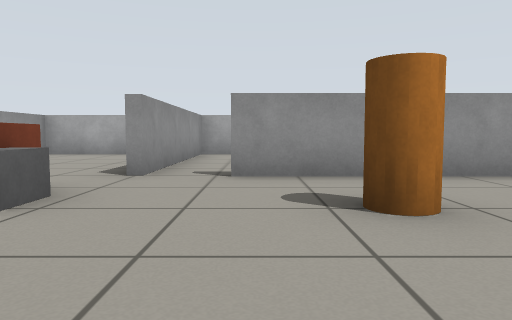
view 1 (above)

17 first-person views from a walk through a robot-simulator world made for Gazebo. The camera is 0.51 m above the floor, tilts 4° down and sees 70° across. The floor is counted in squares, 1 m on a side. Each view is taken from the middle of a square. On the plan, view 1 faces up. The plan holds only what a view shows up to about 9 squares ahead; the rest is blank.

view 2
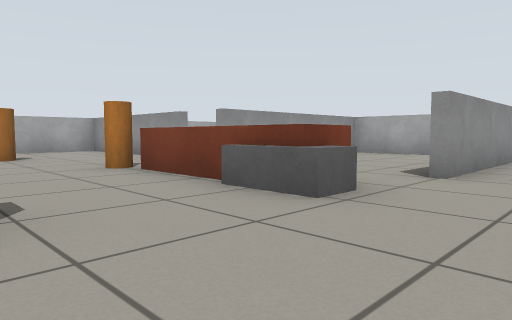

view 3
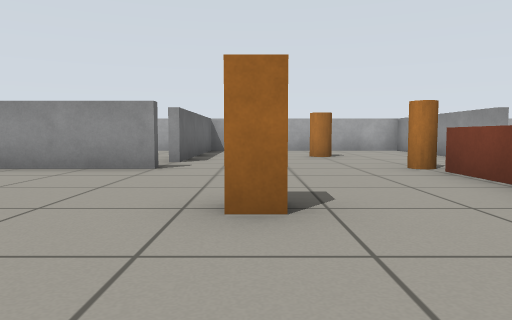

view 4
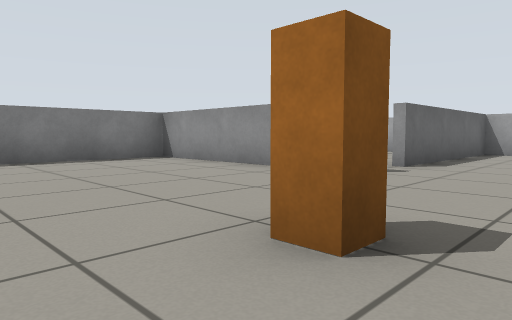

view 5
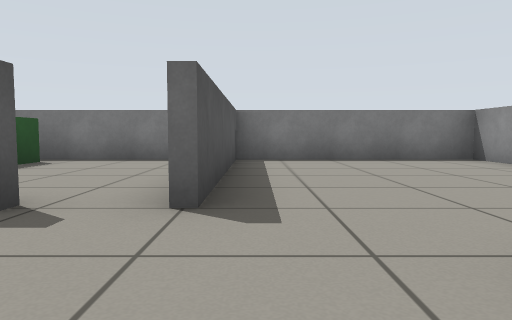

view 6
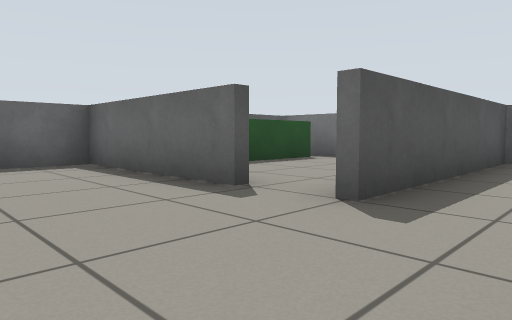

view 7
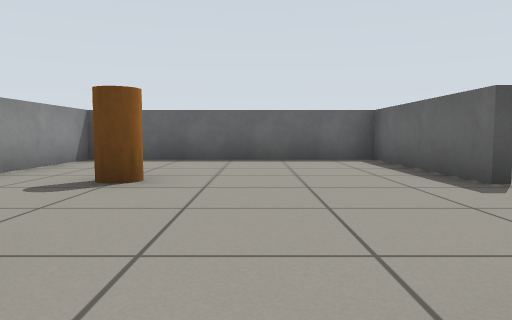

view 8
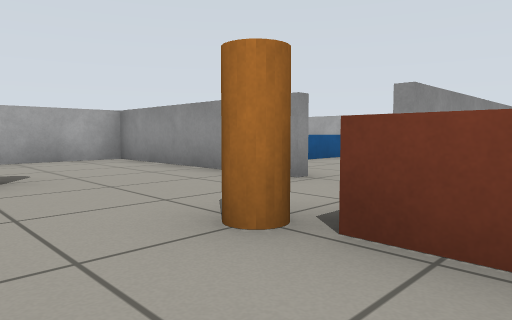

view 9
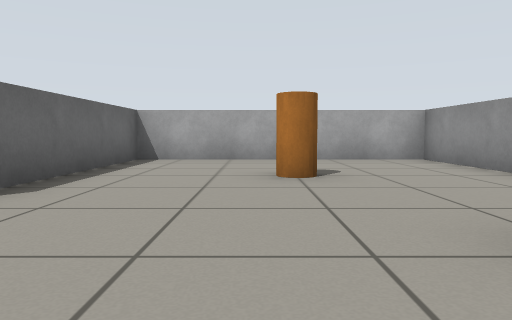

view 10
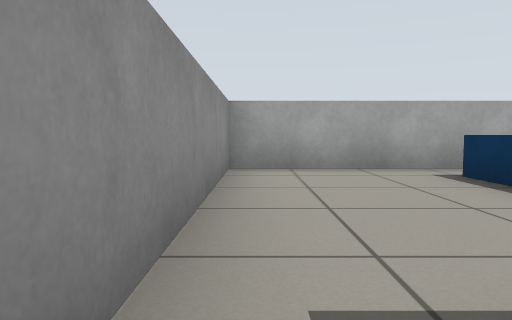

view 11
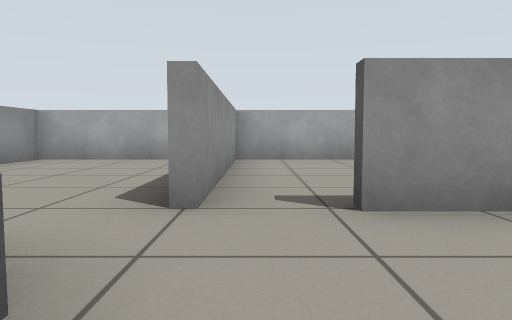

view 12
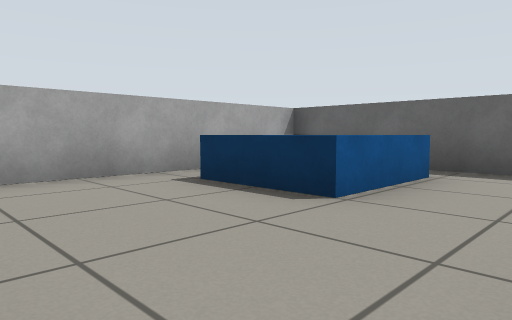

view 13
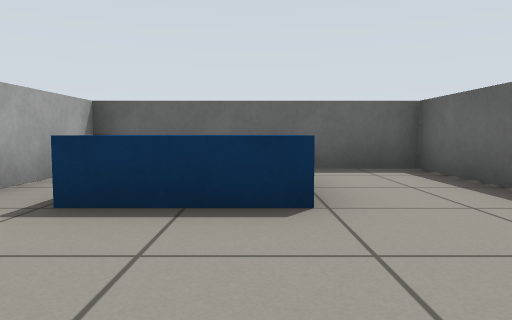

view 14
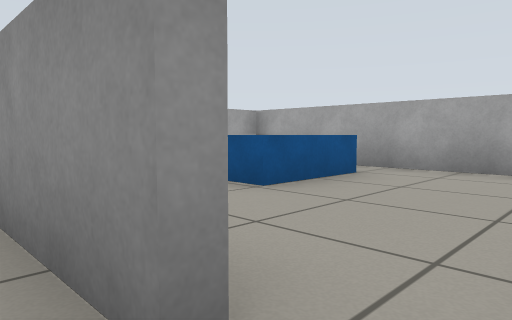

view 15
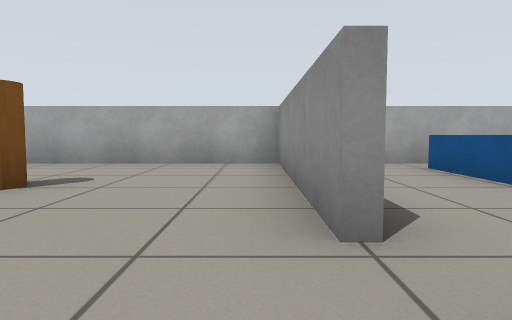

view 16
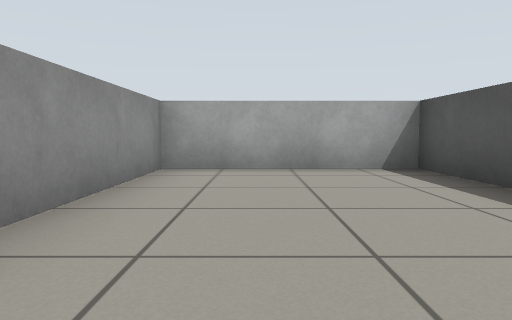

view 17
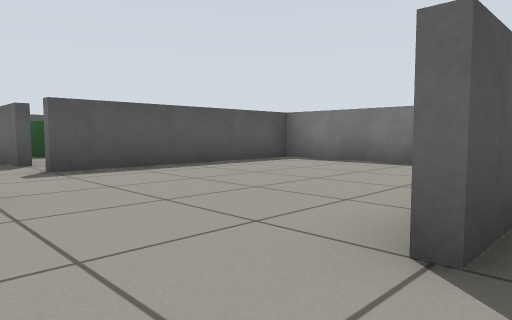

### Floor plan
Points are (right, up) in squares from view 1. A wall is a line through its corners. A room is listed if a view was taken in it or the views show most of it. See-through windows are left out.
Room 1 (views 1, 2, 3, 4, 5, 6, 7, 8, 9, 10, 11, 14, 15, 16, 17)
walls: (-5.4, -1.4) (-5.4, -6.4) (-0.6, -6.4) (-0.6, -1.5); (-6.6, 4.4) (-11.4, 4.4) (-11.4, -1.4) (-6.6, -1.4); (0.6, -1.4) (4.4, -1.4) (4.4, 5); (-1.6, 7.4) (-1.6, 9.5); (-2, 9.4) (-5.4, 9.4) (-5.4, 4.5); (4.5, 4.4) (-0.4, 4.4)
ways out: opening at (-1, 5) to room 2; gap at (-7, 5) to room 3; opening at (0, -2)
objects: pillar (-9, 1) to (-9, 2); orange cylinder (-5, 3); brown box (-4, 3); orange box (-3, 0); grey box (-3, 3) to (-2, 3); pillar (1, 2)
Room 2 (views 12, 13)
walls: (2.4, 4.6) (4.5, 4.6); (-1.4, 9.5) (-1.4, 4.5); (4.4, 5) (4.4, 9.4) (-2, 9.4)
ways out: opening at (-1, 5) to room 1
objects: blue box (2, 7) to (3, 8)
Room 3 (no view inside)
walls: (-6.9, 9.4) (-11.4, 9.4) (-11.4, 6.3)
ways out: gap at (-7, 5) to room 1
objects: blue box (-10, 7) to (-9, 8)

Positions as (right, up) in squares from view 1, and headings:
1: (0, 0), facing up
2: (0, 0), facing up-left
3: (0, 0), facing left
4: (-1, 1), facing down-left
5: (-1, 1), facing down
6: (-2, 1), facing down-right
7: (-3, 1), facing right
8: (-4, 1), facing up-left
9: (-4, 1), facing left
10: (-1, 4), facing up
11: (-1, 2), facing up
12: (-1, 5), facing up-right
13: (-1, 7), facing right
14: (-6, 4), facing up-left
15: (-5, 4), facing left
16: (-4, 4), facing up
17: (-6, 0), facing down-right
